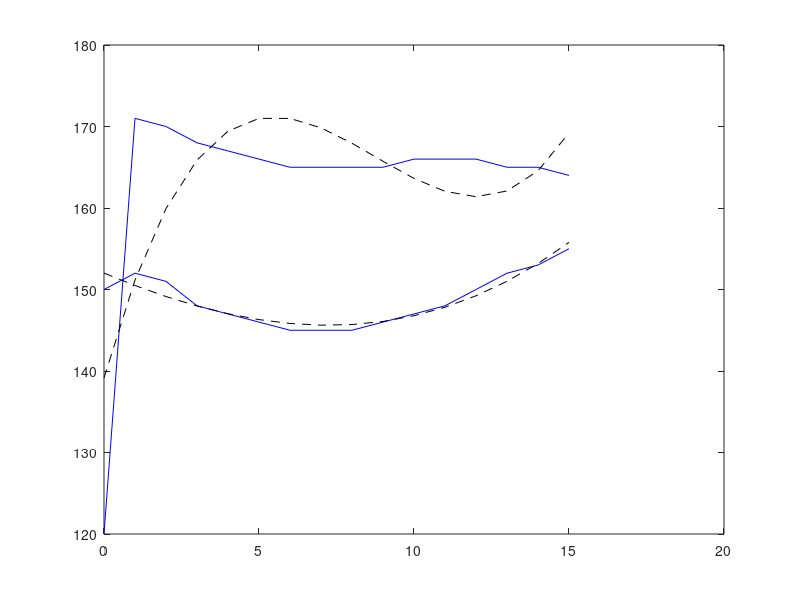
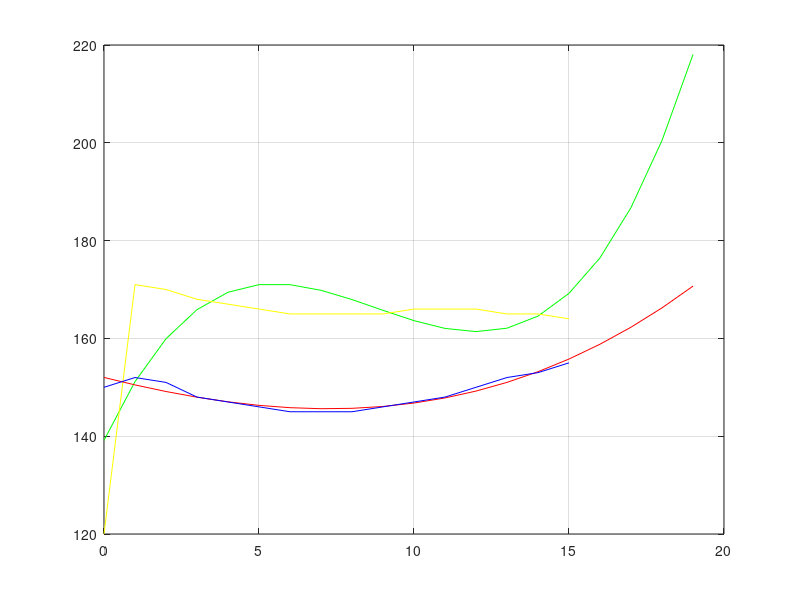

Source code (MATLAB) for these figures, in order:
%Programa que calcula el volumen de ventas de dos empresas
empA=[120, 171, 170, 168, 167, 166, 165, 165, 165, 165, 166, 166, 166, 165, 165, 164];
empB=[150, 152, 151, 148, 147, 146, 145, 145, 145, 146, 147, 148, 150, 152, 153, 155];
x=[0:length(empA)-1]; %vector fila
plot(x,empA,'b') %grafica original
hold on
p=polyfit(x',empA,3); %la variable
 %preciomes es un vector columna
y=polyval(p,x);
plot(x,y,'--k') %ajuste de 3er orden
x1=[0:length(empB)-1]; %vector fila
plot(x1,empB,'b') %grafica original
p1=polyfit(x1',empB,3); %la variable
 %preciomes es un vector columna
y1=polyval(p1,x1);
plot(x1,y1,'--k') %ajuste de 3er orden
%Proyeccion
%La proyeccion sera de 4 meses
xplot=[0:(length(empA)-1)+4];
yplot=polyval(p,xplot);
figure %grafica de proyeccion
plot(xplot,yplot,'g')
grid on
hold on
plot(x,empA,'y')
%Ventas de la empresa del ultimo mes proyectado (mes 20)
preciofinal=yplot(length(yplot))
hold on
x1plot=[0:(length(empB)-1)+4];
y1plot=polyval(p1,x1plot);
plot(x1plot,y1plot,'r')
grid on
hold on
plot(x1,empB,'b')
%Precio del ultimo mes proyectado (mes 25)
preciofinal1=y1plot(length(y1plot))
